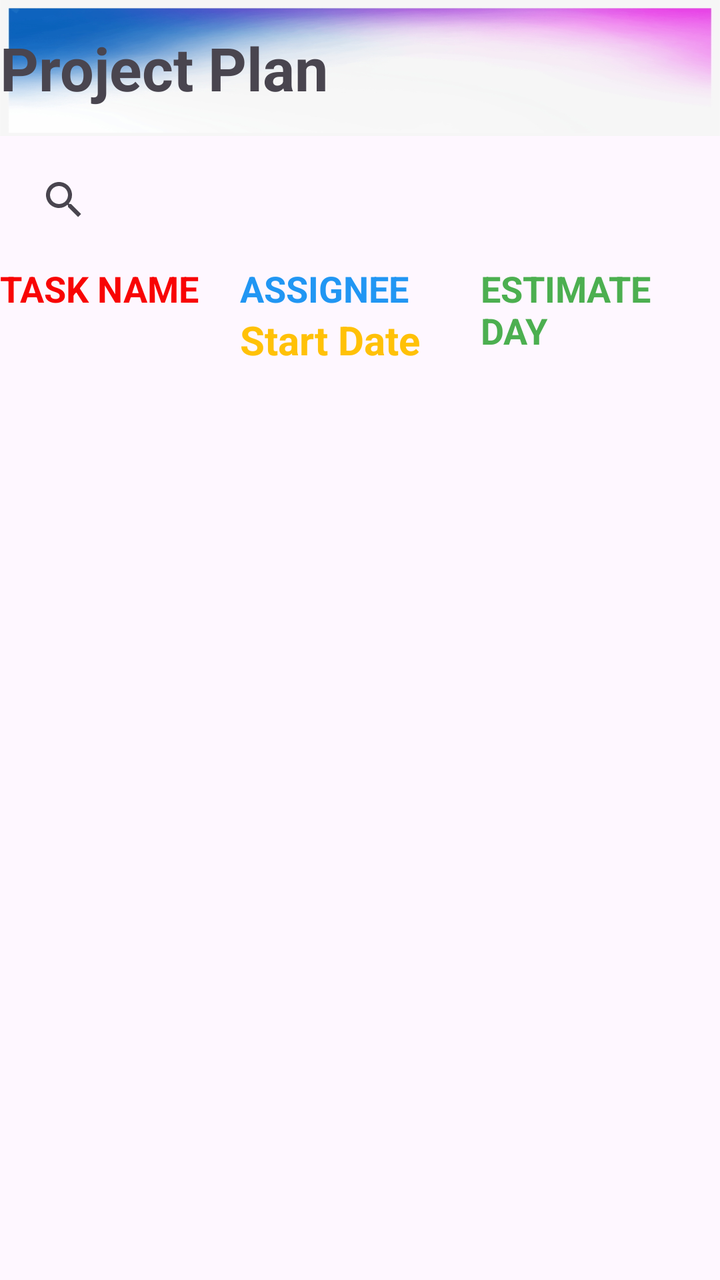
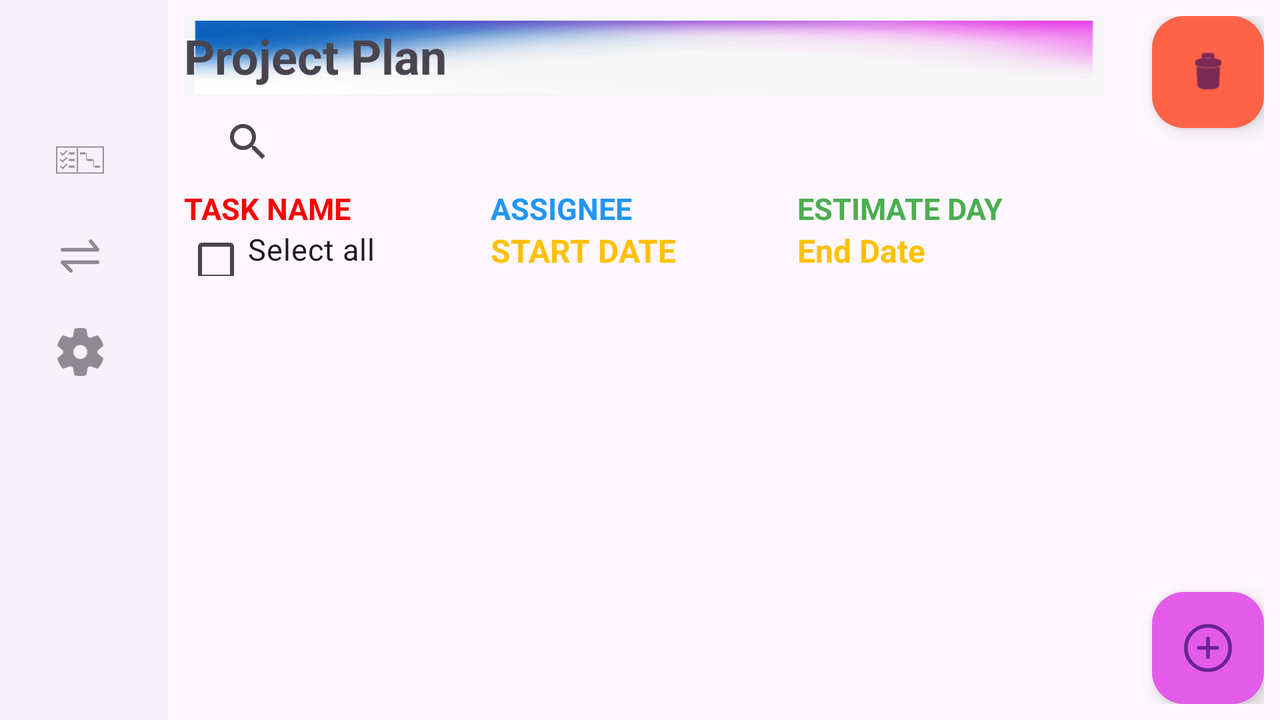

The same Android screen from two of the app's own layout files: first res/layout/ as a phone draws it, then the repository's variant for another configuration, drawn on a device whose configuration selects that folder. Both files follow.
<!-- AndroidManifest.xml: application theme Theme.ProjectMan -->
<!-- res/layout/activity_main.xml -->
<?xml version="1.0" encoding="utf-8"?>
<LinearLayout xmlns:android="http://schemas.android.com/apk/res/android"
    xmlns:app="http://schemas.android.com/apk/res-auto"
    xmlns:tools="http://schemas.android.com/tools"
    android:layout_width="match_parent"
    android:layout_height="match_parent"
    android:orientation="vertical"
    android:background="@drawable/background1"
    tools:context=".MainActivity">

    <TextView
        android:layout_width="match_parent"
        android:layout_height="68dp"
        android:background="@drawable/project_plan"
        android:gravity="center_vertical"
        android:text="Project Plan"
        android:textSize="30dp"
        android:textStyle="bold">

    </TextView>
    <androidx.appcompat.widget.SearchView
        android:id="@+id/searchView"
        android:layout_width="match_parent"
        android:layout_height="wrap_content"
        android:queryHint="Search by Task Name or Assignee"
        android:layout_margin="8dp"
        android:iconifiedByDefault="false" />

    <LinearLayout
        android:id="@+id/linearLayout"
        android:layout_width="match_parent"
        android:layout_height="50dp"
        android:orientation="horizontal">

        <LinearLayout
            android:layout_width="match_parent"
            android:layout_height="match_parent"
            android:layout_weight="0.2"
            android:orientation="vertical">

            <TextView
                android:id="@+id/textView"
                android:layout_width="match_parent"
                android:layout_height="wrap_content"
                android:text="TASK NAME"
                android:textColor="#F80404"
                android:textSize="18dp"
                android:gravity="center_vertical"
                android:textStyle="bold"/>
        </LinearLayout>

        <LinearLayout
            android:layout_width="match_parent"
            android:layout_height="match_parent"
            android:layout_weight="0.2"
            android:orientation="vertical">

            <TextView
                android:id="@+id/textView2"
                android:layout_width="match_parent"
                android:layout_height="wrap_content"
                android:text="ASSIGNEE"
                android:textColor="#2196F3"
                android:textSize="18dp"
                android:textStyle="bold"/>

            <TextView
                android:id="@+id/textView3"
                android:layout_width="match_parent"
                android:layout_height="wrap_content"
                android:text="Start Date"
                android:textSize="20dp"
                android:gravity="center_vertical"
                android:textColor="#FFC107"
                android:textStyle="bold"/>
        </LinearLayout>

        <LinearLayout
            android:layout_width="match_parent"
            android:layout_height="match_parent"
            android:layout_weight="0.2"
            android:orientation="vertical">

            <TextView
                android:id="@+id/textView4"
                android:layout_width="match_parent"
                android:layout_height="wrap_content"
                android:text="ESTIMATE DAY"
                android:textColor="#4CAF50"
                android:textSize="18dp"
                android:gravity="center_vertical"
                android:textStyle="bold"/>

            <TextView
                android:id="@+id/textView5"
                android:layout_width="match_parent"
                android:layout_height="wrap_content"
                android:text="End Date"
                android:textColor="#FFC107"
                android:textSize="20dp"
                android:gravity="center_vertical"
                android:textStyle="bold"/>
        </LinearLayout>

    </LinearLayout>

    <androidx.recyclerview.widget.RecyclerView
        android:id="@+id/recyclerView"
        android:layout_width="match_parent"
        android:layout_height="461dp"
        android:paddingTop="?attr/actionBarSize" />

    <LinearLayout
        android:layout_width="wrap_content"
        android:layout_height="wrap_content"
        android:orientation="horizontal"
        android:gravity="center_horizontal">

        
        <com.google.android.material.floatingactionbutton.FloatingActionButton
            android:id="@+id/fabDelete"
            android:layout_width="wrap_content"
            android:layout_height="wrap_content"
            android:layout_marginStart="16dp"
            android:layout_marginBottom="16dp"
            android:contentDescription="Delete task"
            android:src="@android:drawable/ic_menu_delete"
            android:background="@drawable/delete_button_background"
            app:backgroundTint="#FF6347" />

        
        <View
            android:layout_width="0dp"
            android:layout_height="match_parent"
            android:layout_weight="1" />

        
        <com.google.android.material.floatingactionbutton.FloatingActionButton
            android:id="@+id/fabAdd"
            android:layout_width="wrap_content"
            android:layout_height="wrap_content"
            android:layout_marginEnd="16dp"
            android:layout_marginBottom="8dp"
            android:contentDescription="Add task"
            android:src="@drawable/ic_add"
            app:backgroundTint="#E25CE9" />

    </LinearLayout>


    <com.google.android.material.bottomnavigation.BottomNavigationView
        android:id="@+id/bottom_nav"
        android:layout_width="match_parent"
        android:layout_height="wrap_content"
        android:layout_marginStart="0dp"
        android:layout_marginEnd="0dp"
        android:background="?android:attr/windowBackground"
        app:menu="@menu/bottom_nav_menu" />

</LinearLayout>
<!-- resources referenced by this layout -->
<resources>
  <!-- drawable delete_button_background (drawable) -->
  <?xml version="1.0" encoding="utf-8"?>
  <shape xmlns:android="http://schemas.android.com/apk/res/android"
      android:shape="oval">
      <solid android:color="#DB1414"/> 
      <size android:width="50dp" android:height="50dp"/>
      <stroke android:width="2dp" android:color="@android:color/black"/> 
  </shape>
  <!-- drawable ic_add: png bitmap (drawable-hdpi, 685 bytes) -->
  <!-- drawable project_plan: png bitmap (drawable, 110921 bytes) -->
  <style name="Theme.ProjectMan" parent="Base.Theme.ProjectMan" />
  <style name="Base.Theme.ProjectMan" parent="Theme.Material3.DayNight.NoActionBar">
          
          
      </style>
</resources>
<!-- res/layout-land/activity_main.xml (the repository's variant of the layout above) -->
<!-- drawn on the phone turned sideways -->
<?xml version="1.0" encoding="utf-8"?>
<LinearLayout
    xmlns:android="http://schemas.android.com/apk/res/android"
    xmlns:app="http://schemas.android.com/apk/res-auto"
    xmlns:tools="http://schemas.android.com/tools"
    android:layout_width="match_parent"
    android:layout_height="match_parent"
    android:orientation="horizontal"
    android:background="@drawable/background1"
    tools:context=".MainActivity">

    
    <com.google.android.material.navigation.NavigationView
        android:id="@+id/nav_view"
        android:layout_width="84dp"
        android:layout_height="match_parent"
        android:layout_gravity="start"
        android:fitsSystemWindows="true"
        app:menu="@menu/bottom_nav_menu" />


    
    <LinearLayout
        android:layout_width="0dp"
        android:layout_height="match_parent"
        android:layout_weight="1"
        android:orientation="horizontal">

        <FrameLayout
            android:id="@+id/fragment_container"
            android:layout_width="match_parent"
            android:layout_height="match_parent"
            android:layout_weight="1">

            <LinearLayout
                android:layout_width="match_parent"
                android:layout_height="match_parent"
                android:orientation="vertical"
                android:padding="8dp">

                
                <TextView
                    android:layout_width="match_parent"
                    android:layout_height="40dp"
                    android:background="@drawable/project_plan"
                    android:gravity="center_vertical"
                    android:text="Project Plan"
                    android:textSize="24sp"
                    android:textStyle="bold" />

                
                <androidx.appcompat.widget.SearchView
                    android:id="@+id/searchView"
                    android:layout_width="match_parent"
                    android:layout_height="30dp"
                    android:layout_margin="8dp"
                    android:iconifiedByDefault="false"
                    android:queryHint="Search by Task Name or Assignee" />

                
                <LinearLayout
                    android:layout_width="match_parent"
                    android:layout_height="44dp"
                    android:orientation="horizontal"
                    android:weightSum="3">

                    <LinearLayout
                        android:layout_width="0dp"
                        android:layout_height="wrap_content"
                        android:layout_weight="1"
                        android:orientation="vertical">

                        <TextView
                            android:id="@+id/textView"
                            android:layout_width="match_parent"
                            android:layout_height="wrap_content"
                            android:text="TASK NAME"
                            android:textColor="#F80404"
                            android:textSize="15sp"
                            android:textStyle="bold" />

                        <CheckBox
                            android:id="@+id/selectAll"
                            android:layout_width="match_parent"
                            android:layout_height="49dp"
                            android:gravity="top"
                            android:text="Select all"
                            android:textSize="15sp" />
                    </LinearLayout>

                    <LinearLayout
                        android:layout_width="0dp"
                        android:layout_height="wrap_content"
                        android:layout_weight="1"
                        android:orientation="vertical">

                        <TextView
                            android:id="@+id/textView2"
                            android:layout_width="match_parent"
                            android:layout_height="wrap_content"
                            android:text="ASSIGNEE"
                            android:textColor="#2196F3"
                            android:textSize="15sp"
                            android:textStyle="bold" />

                        <TextView
                            android:id="@+id/textView3"
                            android:layout_width="match_parent"
                            android:layout_height="wrap_content"
                            android:text="START DATE"
                            android:textColor="#FFC107"
                            android:textSize="16dp"
                            android:textStyle="bold" />
                    </LinearLayout>

                    <LinearLayout
                        android:layout_width="0dp"
                        android:layout_height="wrap_content"
                        android:layout_weight="1"
                        android:orientation="vertical">

                        <TextView
                            android:id="@+id/textView4"
                            android:layout_width="match_parent"
                            android:layout_height="wrap_content"
                            android:text="ESTIMATE DAY"
                            android:textColor="#4CAF50"
                            android:textSize="15sp"
                            android:textStyle="bold" />

                        <TextView
                            android:id="@+id/textView5"
                            android:layout_width="match_parent"
                            android:layout_height="wrap_content"
                            android:text="End Date"
                            android:textColor="#FFC107"
                            android:textSize="16dp"
                            android:textStyle="bold" />
                    </LinearLayout>
                </LinearLayout>

                
                <androidx.recyclerview.widget.RecyclerView
                    android:id="@+id/recyclerView"
                    android:layout_width="match_parent"
                    android:layout_height="match_parent"
                    android:paddingTop="10dp" />
            </LinearLayout>
        </FrameLayout>

        <LinearLayout
            android:layout_width="wrap_content"
            android:layout_height="wrap_content"
            android:background="@android:color/transparent"
            android:gravity="end"
            android:orientation="vertical"
            android:padding="8dp">

            <com.google.android.material.floatingactionbutton.FloatingActionButton
                android:id="@+id/fabDelete"
                android:layout_width="wrap_content"
                android:layout_height="wrap_content"
                android:background="@android:color/transparent"
                android:contentDescription="Delete task"
                android:src="@android:drawable/ic_menu_delete"
                app:backgroundTint="#FF6347"
                app:fabSize="mini" />

            <View
                android:layout_width="0dp"
                android:layout_height="match_parent"
                android:layout_weight="1"
                android:background="@android:color/transparent" />

            <com.google.android.material.floatingactionbutton.FloatingActionButton
                android:id="@+id/fabAdd"
                android:layout_width="wrap_content"
                android:layout_height="wrap_content"
                android:layout_marginStart="8dp"
                android:background="@android:color/transparent"
                android:contentDescription="Add task"
                android:src="@drawable/ic_add"
                app:backgroundTint="#E25CE9"
                app:fabSize="mini" />
        </LinearLayout>
    </LinearLayout>
</LinearLayout>
<!-- resources referenced by the variant -->
<!-- as the phone turned sideways resolves them -->
<resources>
  <!-- drawable ic_add: png bitmap (drawable-hdpi, 685 bytes) -->
  <!-- drawable project_plan: png bitmap (drawable, 110921 bytes) -->
  <style name="Theme.ProjectMan" parent="Base.Theme.ProjectMan" />
  <style name="Base.Theme.ProjectMan" parent="Theme.Material3.DayNight.NoActionBar">
          
          
      </style>
</resources>
